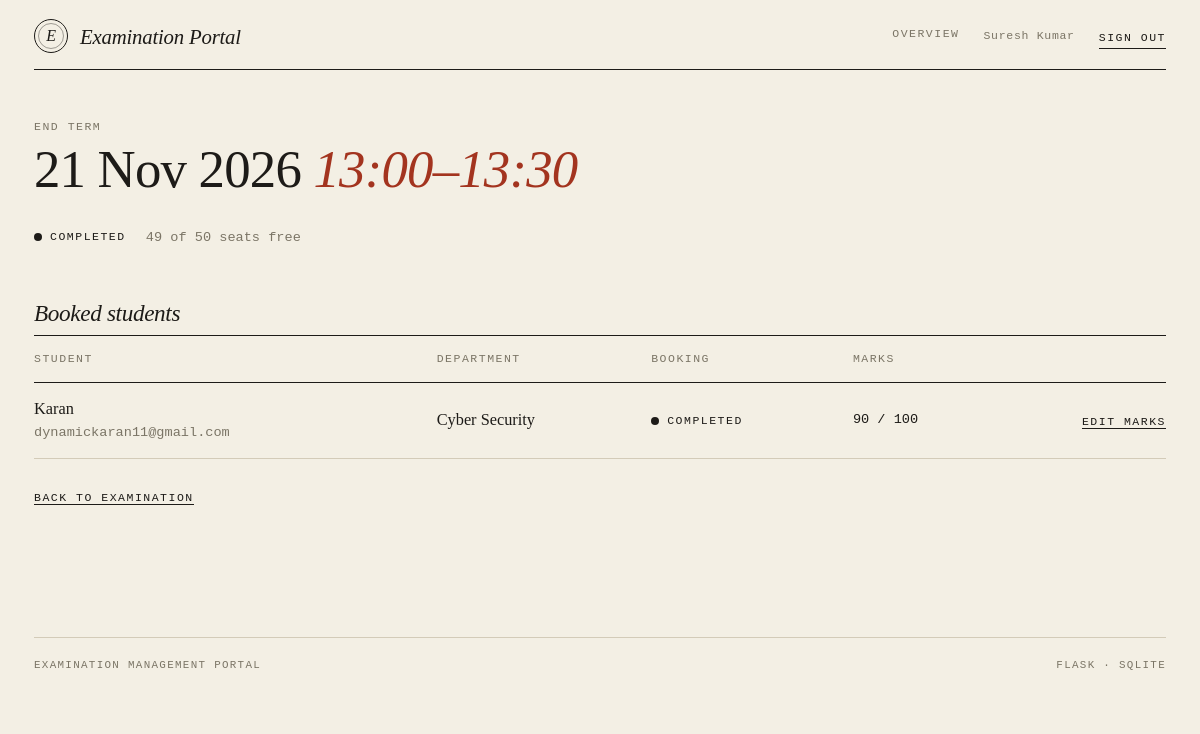
Screenshot of /examiner/slots/3 (signed in) with the database file from the repository.
### tables this page shows
CREATE TABLE users (
    id            INTEGER PRIMARY KEY AUTOINCREMENT,
    email         TEXT NOT NULL UNIQUE,
    password_hash TEXT NOT NULL,
    role          TEXT NOT NULL CHECK (role IN ('admin','examiner','student')),
    full_name     TEXT NOT NULL,
    phone         TEXT,
    department    TEXT,
    status        TEXT NOT NULL DEFAULT 'active'
                  CHECK (status IN ('active','pending','inactive')),
    created_on    TEXT NOT NULL DEFAULT (date('now','localtime'))
);

CREATE TABLE exams (
    id                INTEGER PRIMARY KEY AUTOINCREMENT,
    course_id         INTEGER NOT NULL REFERENCES courses(id),
    name              TEXT NOT NULL,
    type              TEXT NOT NULL
                      CHECK (type IN ('Viva','Practical','Project Demo','Assessment')),
    duration          INTEGER NOT NULL,              -- minutes
    max_marks         INTEGER NOT NULL,
    slot_create_start TEXT NOT NULL,
    slot_create_end   TEXT NOT NULL,
    book_start        TEXT NOT NULL,
    book_end          TEXT NOT NULL,
    status            TEXT NOT NULL DEFAULT 'Draft'
                      CHECK (status IN ('Draft','Slot Creation','Booking Open','Closed','Completed')),
    results_published INTEGER NOT NULL DEFAULT 0
);

CREATE TABLE slots (
    id              INTEGER PRIMARY KEY AUTOINCREMENT,
    exam_id         INTEGER NOT NULL REFERENCES exams(id) ON DELETE CASCADE,
    examiner_id     INTEGER NOT NULL REFERENCES users(id),
    date            TEXT NOT NULL,
    start_time      TEXT NOT NULL,
    end_time        TEXT NOT NULL,
    capacity        INTEGER NOT NULL CHECK (capacity > 0),
    available_seats INTEGER NOT NULL,
    status          TEXT NOT NULL DEFAULT 'Available'
                    CHECK (status IN ('Available','Full','Cancelled','Completed'))
);

CREATE TABLE evaluations (
    id           INTEGER PRIMARY KEY AUTOINCREMENT,
    booking_id   INTEGER NOT NULL UNIQUE REFERENCES bookings(id),
    total_marks  REAL NOT NULL,
    remarks      TEXT,
    evaluated_on TEXT NOT NULL DEFAULT (datetime('now','localtime'))
);

CREATE TABLE bookings (
    id           INTEGER PRIMARY KEY AUTOINCREMENT,
    student_id   INTEGER NOT NULL REFERENCES users(id),
    slot_id      INTEGER NOT NULL REFERENCES slots(id),
    exam_id      INTEGER NOT NULL REFERENCES exams(id),
    booking_date TEXT NOT NULL DEFAULT (datetime('now','localtime')),
    status       TEXT NOT NULL DEFAULT 'Booked'
                 CHECK (status IN ('Booked','Cancelled','Completed'))
);

### routes/examiner.py (the view)
@bp.route("/slots/<int:sid>")
def slot(sid):
    s = _my_slot(sid)
    rows = get_db().execute(
        "SELECT b.*, u.full_name AS student, u.email, u.department, ev.total_marks "
        "FROM bookings b JOIN users u ON u.id=b.student_id "
        "LEFT JOIN evaluations ev ON ev.booking_id=b.id "
        "WHERE b.slot_id=? AND b.status!='Cancelled' ORDER BY u.full_name", (sid,)).fetchall()
    return render_template("examiner/slot.html", s=s, rows=rows)

### db.py (called while the page is built)
def _connect(path):
    con = sqlite3.connect(path, isolation_level=None)  # we manage transactions
    con.row_factory = sqlite3.Row
    con.execute("PRAGMA foreign_keys = ON")
    return con

def get_db():
    if "db" not in g:
        g.db = _connect(current_app.config["DATABASE"])
    return g.db

### logic.py (called while the page is built)
def csrf_token():
    if "_csrf" not in session:
        session["_csrf"] = secrets.token_hex(16)
    return session["_csrf"]

def csrf_field():
    return Markup('<input type="hidden" name="_csrf" value="%s">' % csrf_token())

### routes/examiner.py (called while the page is built)
@bp.before_request
def guard():
    if not g.user:
        return redirect(url_for("auth.login"))
    if g.user["role"] != "examiner":
        abort(403)
    if g.user["status"] != "active":  # waiting for / withdrawn Admin approval
        return redirect(url_for("auth.pending"))

def _my_slot(sid):
    s = get_db().execute(
        "SELECT s.*, e.name AS exam, e.status AS exam_status, e.max_marks FROM slots s "
        "JOIN exams e ON e.id=s.exam_id WHERE s.id=? AND s.examiner_id=?",
        (sid, g.user["id"])).fetchone()
    if not s:
        abort(404)
    return s

### templates/examiner/slot.html (shortened to what this page needs)
{% extends 'base.html' %}
{% from 'macros.html' import head, st %}
{% block body %}
{{ head(s.exam, s.date|dmy, s.start_time ~ '–' ~ s.end_time) }}
<div>{{ st(s.status) }} <span class="muted mono ms-3">{{ s.available_seats }} of {{ s.capacity }} seats free</span></div>
<section class="section">
  <div class="section-head"><h2>Booked students</h2></div>
  {% if rows %}
  <div class="table-responsive"><table class="table">
    <thead><tr><th>Student</th><th>Department</th><th>Booking</th><th>Marks</th><th></th></tr></thead><tbody>
    {% for r in rows %}
    <tr><td>{{ r.student }}<div class="muted mono">{{ r.email }}</div></td><td>{{ r.department }}</td>
        <td>{{ st(r.status) }}</td>
        <td class="mono">{{ r.total_marks|num if r.total_marks is not none else '—' }} / {{ s.max_marks }}</td>
        <td class="r"><a class="act" href="{{ url_for('examiner.evaluate', bid=r.id) }}">{{ 'edit marks' if r.total_marks is not none else 'evaluate' }}</a></td></tr>
    {% endfor %}</tbody></table></div>
  {% else %}<div class="empty">Nobody has booked this slot.</div>{% endif %}
</section>
<p class="mt-4"><a class="act" href="{{ url_for('examiner.exam', eid=s.exam_id) }}">back to examination</a></p>
{% endblock %}

### templates/macros.html (shortened to what this page needs)
{% macro st(s) %}<span class="st st-{{ s|slug }}">{{ s }}</span>{% endmacro %}
{% macro head(eyebrow, title, em='', lede='') %}
<div class="page-head">
  <div class="eyebrow">{{ eyebrow }}</div>
  <h1 class="title">{{ title }}{% if em %} <em>{{ em }}</em>{% endif %}</h1>
</div>
{% endmacro %}

### templates/nav.html
{% set links = {
  'admin': [('admin.dashboard','Overview'),('admin.courses','Courses'),('admin.exams','Examinations'),
            ('admin.examiners','Examiners'),('admin.students','Students'),('admin.slots','Slots'),
            ('admin.bookings','Bookings')],
  'examiner': [('examiner.dashboard','Overview')],
  'student': [('student.dashboard','Overview'),('student.exams','Examinations'),
              ('student.bookings','Bookings'),('student.results','Results'),('student.profile','Profile')]
} %}
<header class="site-nav">
  <a class="brand" href="{{ url_for('auth.index') }}"><span class="seal">E</span>Examination Portal</a>
  <nav class="nav-links">
    {% if g.user and not (g.user.role == 'examiner' and g.user.status != 'active') %}
      {% for ep, label in links[g.user.role] %}
        {% set u = url_for(ep) %}
        <a href="{{ u }}" class="{{ 'on' if ((request.path == u) if loop.first else request.path.startswith(u)) }}">{{ label }}</a>
      {% endfor %}
    {% endif %}
    {% if g.user %}
      <span class="who">{{ g.user.full_name }}</span>
      <form method="post" action="{{ url_for('auth.logout') }}" class="d-inline">{{ csrf_field() }}
        <button class="act">Sign out</button></form>
    {% endif %}
  </nav>
</header>

### static/css/style.css (style rules this page uses)
:root { --paper: #f3efe4; --paper-2: #e9e3d1; --ink: #1d1b18; --muted: #7b7566; --rule: #d3cbb8; --accent: #a3341f; --ok: #4a6741; --warn: #a67c1f; --serif: "Iowan Old Style", "Palatino Linotype", Palatino, "Book Antiqua", Georgia, serif; --mono: ui-monospace, "SF Mono", "Cascadia Mono", Menlo, Consolas, monospace; }
html, body { background: var(--paper); }
body { color: var(--ink); font-family: var(--serif); font-size: 1.02rem; line-height: 1.6; -webkit-font-smoothing: antialiased; }
a { color: var(--ink); text-decoration-color: var(--accent); text-underline-offset: 3px; }
h1, h2, h3 { font-weight: 400; letter-spacing: -0.015em; }
.mono { font-family: var(--mono); font-size: .85rem; }
.muted { color: var(--muted); }
.site-nav { display: flex; flex-wrap: wrap; gap: .8rem 2rem; align-items: center; justify-content: space-between; padding: 1.2rem 0 1rem; border-bottom: 1px solid var(--ink); }
.brand { display: flex; align-items: center; gap: .75rem; text-decoration: none; font-style: italic; font-size: 1.3rem; letter-spacing: -.01em; }
.seal { width: 34px; height: 34px; border: 1px solid var(--ink); border-radius: 50%; display: grid; place-items: center; position: relative; font-size: 1rem; }
.seal::after { content: ""; position: absolute; inset: 3px; border: 1px solid var(--ink); border-radius: 50%; opacity: .4; }
.nav-links { display: flex; flex-wrap: wrap; gap: .4rem 1.5rem; align-items: center; }
.nav-links a, .act, .eyebrow, .btn, th, .st, .form-label { font-family: var(--mono); font-size: .72rem; letter-spacing: .13em; text-transform: uppercase; }
.nav-links a { color: var(--muted); text-decoration: none; padding-bottom: 3px; border-bottom: 1px solid transparent; }
.who { font-family: var(--mono); font-size: .72rem; color: var(--muted); letter-spacing: .06em; }
.eyebrow { color: var(--muted); }
.page-head { margin: 3rem 0 1.6rem; }
.title { font-size: clamp(2.1rem, 4.4vw, 3.4rem); line-height: 1.04; margin: .35rem 0 0; }
.title em, h2 em { color: var(--accent); }
.section { margin-top: 3.2rem; }
.section-head { display: flex; justify-content: space-between; align-items: baseline; border-bottom: 1px solid var(--ink); padding-bottom: .45rem; gap: 1rem; flex-wrap: wrap; }
.section-head h2 { font-size: 1.45rem; font-style: italic; margin: 0; }
.table { --bs-table-bg: transparent; --bs-table-color: var(--ink); --bs-table-hover-bg: rgba(29, 27, 24, .035); --bs-table-hover-color: var(--ink); margin: 0; border-color: var(--rule); }
.table > :not(caption) > * > * { background: transparent; box-shadow: none; padding: .85rem .8rem .85rem 0; border-bottom: 1px solid var(--rule); vertical-align: middle; }
.table thead th { color: var(--muted); font-weight: 400; border-bottom: 1px solid var(--ink); white-space: nowrap; }
.table td.r, .table th.r { text-align: right; padding-right: 0; }
.table td.mono { white-space: nowrap; }
.st { display: inline-flex; align-items: center; gap: .5rem; white-space: nowrap; }
.st::before { content: ""; width: .5rem; height: .5rem; border-radius: 50%; background: var(--muted); }
.st-completed::before { background: var(--ink); }
.act { color: var(--ink); text-decoration: none; border: 0; background: none; padding: 0; border-bottom: 1px solid var(--ink); margin-right: 1rem; cursor: pointer; }
.act:last-child { margin-right: 0; }

### rows the page displays
users: user.full_name "Suresh Kumar"
exams: name "END TERM", max_marks "100"
slots: date "21 Nov 2026", status "COMPLETED", available_seats "49", capacity "50"
evaluations: student "Karan", email "dynamickaran11@gmail.com", department "Cyber Security", total_marks|num "90", total_marks "EDIT MARKS"
bookings: status "COMPLETED"

### other values shown
{{ label }} "OVERVIEW"
{{ em }} "13:00–13:30"
